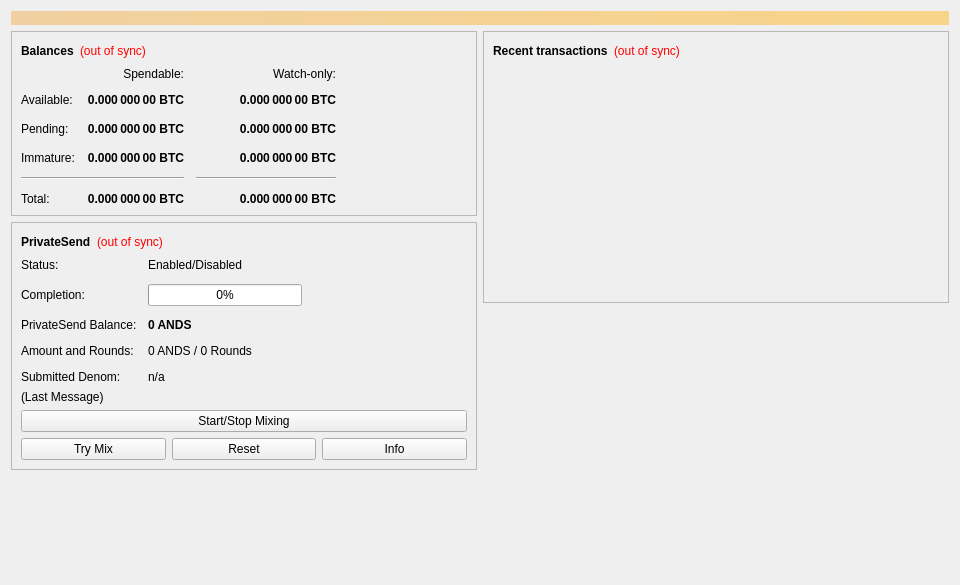
<?xml version="1.0" encoding="UTF-8"?>
<ui version="4.0">
 <class>OverviewPage</class>
 <widget class="QWidget" name="OverviewPage">
  <property name="geometry">
   <rect>
    <x>0</x>
    <y>0</y>
    <width>960</width>
    <height>585</height>
   </rect>
  </property>
  <property name="minimumSize">
   <size>
    <width>960</width>
    <height>0</height>
   </size>
  </property>
  <property name="windowTitle">
   <string>Form</string>
  </property>
  <layout class="QVBoxLayout" name="topLayout">
   <item>
    <widget class="QLabel" name="labelAlerts">
     <property name="visible">
      <bool>false</bool>
     </property>
     <property name="styleSheet">
      <string notr="true">QLabel { background-color: qlineargradient(x1: 0, y1: 0, x2: 1, y2: 0, stop:0 #F0D0A0, stop:1 #F8D488); color:#000000; }</string>
     </property>
     <property name="wordWrap">
      <bool>true</bool>
     </property>
     <property name="margin">
      <number>3</number>
     </property>
     <property name="textInteractionFlags">
      <set>Qt::TextSelectableByMouse</set>
     </property>
    </widget>
   </item>
   <item>
    <layout class="QHBoxLayout" name="horizontalLayout" stretch="1,1">
     <item>
      <layout class="QVBoxLayout" name="verticalLayout_2">
       <item>
        <widget class="QFrame" name="frame">
         <property name="frameShape">
          <enum>QFrame::StyledPanel</enum>
         </property>
         <property name="frameShadow">
          <enum>QFrame::Raised</enum>
         </property>
         <layout class="QVBoxLayout" name="verticalLayout_4">
          <item>
           <layout class="QHBoxLayout" name="horizontalLayout_4">
            <item>
             <widget class="QLabel" name="label_5">
              <property name="font">
               <font>
                <weight>75</weight>
                <bold>true</bold>
               </font>
              </property>
              <property name="text">
               <string>Balances</string>
              </property>
             </widget>
            </item>
            <item>
             <widget class="QLabel" name="labelWalletStatus">
              <property name="toolTip">
               <string>The displayed information may be out of date. Your wallet automatically synchronizes with the Anodos network after a connection is established, but this process has not completed yet.</string>
              </property>
              <property name="styleSheet">
               <string notr="true">QLabel { color: red; }</string>
              </property>
              <property name="text">
               <string notr="true">(out of sync)</string>
              </property>
              <property name="alignment">
               <set>Qt::AlignLeading|Qt::AlignLeft|Qt::AlignVCenter</set>
              </property>
             </widget>
            </item>
            <item>
             <spacer name="horizontalSpacer_3">
              <property name="orientation">
               <enum>Qt::Horizontal</enum>
              </property>
              <property name="sizeHint" stdset="0">
               <size>
                <width>40</width>
                <height>20</height>
               </size>
              </property>
             </spacer>
            </item>
           </layout>
          </item>
          <item>
           <layout class="QGridLayout" name="gridLayout">
            <property name="spacing">
             <number>12</number>
            </property>
            <item row="2" column="2">
             <widget class="QLabel" name="labelWatchPending">
              <property name="font">
               <font>
                <weight>75</weight>
                <bold>true</bold>
               </font>
              </property>
              <property name="cursor">
               <cursorShape>IBeamCursor</cursorShape>
              </property>
              <property name="toolTip">
               <string>Unconfirmed transactions to watch-only addresses</string>
              </property>
              <property name="text">
               <string notr="true">0.000 000 00 BTC</string>
              </property>
              <property name="alignment">
               <set>Qt::AlignRight|Qt::AlignTrailing|Qt::AlignVCenter</set>
              </property>
              <property name="textInteractionFlags">
               <set>Qt::LinksAccessibleByMouse|Qt::TextSelectableByKeyboard|Qt::TextSelectableByMouse</set>
              </property>
             </widget>
            </item>
            <item row="2" column="1">
             <widget class="QLabel" name="labelUnconfirmed">
              <property name="font">
               <font>
                <weight>75</weight>
                <bold>true</bold>
               </font>
              </property>
              <property name="cursor">
               <cursorShape>IBeamCursor</cursorShape>
              </property>
              <property name="toolTip">
               <string>Total of transactions that have yet to be confirmed, and do not yet count toward the spendable balance</string>
              </property>
              <property name="text">
               <string notr="true">0.000 000 00 BTC</string>
              </property>
              <property name="alignment">
               <set>Qt::AlignRight|Qt::AlignTrailing|Qt::AlignVCenter</set>
              </property>
              <property name="textInteractionFlags">
               <set>Qt::LinksAccessibleByMouse|Qt::TextSelectableByKeyboard|Qt::TextSelectableByMouse</set>
              </property>
             </widget>
            </item>
            <item row="3" column="2">
             <widget class="QLabel" name="labelWatchImmature">
              <property name="font">
               <font>
                <weight>75</weight>
                <bold>true</bold>
               </font>
              </property>
              <property name="cursor">
               <cursorShape>IBeamCursor</cursorShape>
              </property>
              <property name="toolTip">
               <string>Mined balance in watch-only addresses that has not yet matured</string>
              </property>
              <property name="text">
               <string notr="true">0.000 000 00 BTC</string>
              </property>
              <property name="alignment">
               <set>Qt::AlignRight|Qt::AlignTrailing|Qt::AlignVCenter</set>
              </property>
              <property name="textInteractionFlags">
               <set>Qt::LinksAccessibleByMouse|Qt::TextSelectableByKeyboard|Qt::TextSelectableByMouse</set>
              </property>
             </widget>
            </item>
            <item row="4" column="0" colspan="2">
             <widget class="Line" name="lineSpendableBalance">
              <property name="orientation">
               <enum>Qt::Horizontal</enum>
              </property>
             </widget>
            </item>
            <item row="4" column="2">
             <widget class="Line" name="lineWatchBalance">
              <property name="sizePolicy">
               <sizepolicy hsizetype="Preferred" vsizetype="Fixed">
                <horstretch>0</horstretch>
                <verstretch>0</verstretch>
               </sizepolicy>
              </property>
              <property name="minimumSize">
               <size>
                <width>140</width>
                <height>0</height>
               </size>
              </property>
              <property name="orientation">
               <enum>Qt::Horizontal</enum>
              </property>
             </widget>
            </item>
            <item row="5" column="0">
             <widget class="QLabel" name="labelTotalText">
              <property name="text">
               <string>Total:</string>
              </property>
             </widget>
            </item>
            <item row="3" column="1">
             <widget class="QLabel" name="labelImmature">
              <property name="font">
               <font>
                <weight>75</weight>
                <bold>true</bold>
               </font>
              </property>
              <property name="cursor">
               <cursorShape>IBeamCursor</cursorShape>
              </property>
              <property name="toolTip">
               <string>Mined balance that has not yet matured</string>
              </property>
              <property name="text">
               <string notr="true">0.000 000 00 BTC</string>
              </property>
              <property name="alignment">
               <set>Qt::AlignRight|Qt::AlignTrailing|Qt::AlignVCenter</set>
              </property>
              <property name="textInteractionFlags">
               <set>Qt::LinksAccessibleByMouse|Qt::TextSelectableByKeyboard|Qt::TextSelectableByMouse</set>
              </property>
             </widget>
            </item>
            <item row="2" column="3">
             <spacer name="horizontalSpacer_2">
              <property name="orientation">
               <enum>Qt::Horizontal</enum>
              </property>
              <property name="sizeHint" stdset="0">
               <size>
                <width>40</width>
                <height>20</height>
               </size>
              </property>
             </spacer>
            </item>
            <item row="3" column="0">
             <widget class="QLabel" name="labelImmatureText">
              <property name="text">
               <string>Immature:</string>
              </property>
             </widget>
            </item>
            <item row="5" column="1">
             <widget class="QLabel" name="labelTotal">
              <property name="font">
               <font>
                <weight>75</weight>
                <bold>true</bold>
               </font>
              </property>
              <property name="cursor">
               <cursorShape>IBeamCursor</cursorShape>
              </property>
              <property name="toolTip">
               <string>Your current total balance</string>
              </property>
              <property name="text">
               <string notr="true">0.000 000 00 BTC</string>
              </property>
              <property name="alignment">
               <set>Qt::AlignRight|Qt::AlignTrailing|Qt::AlignVCenter</set>
              </property>
              <property name="textInteractionFlags">
               <set>Qt::LinksAccessibleByMouse|Qt::TextSelectableByKeyboard|Qt::TextSelectableByMouse</set>
              </property>
             </widget>
            </item>
            <item row="5" column="2">
             <widget class="QLabel" name="labelWatchTotal">
              <property name="font">
               <font>
                <weight>75</weight>
                <bold>true</bold>
               </font>
              </property>
              <property name="cursor">
               <cursorShape>IBeamCursor</cursorShape>
              </property>
              <property name="toolTip">
               <string>Current total balance in watch-only addresses</string>
              </property>
              <property name="text">
               <string notr="true">0.000 000 00 BTC</string>
              </property>
              <property name="alignment">
               <set>Qt::AlignRight|Qt::AlignTrailing|Qt::AlignVCenter</set>
              </property>
              <property name="textInteractionFlags">
               <set>Qt::LinksAccessibleByMouse|Qt::TextSelectableByKeyboard|Qt::TextSelectableByMouse</set>
              </property>
             </widget>
            </item>
            <item row="0" column="2">
             <widget class="QLabel" name="labelWatchonly">
              <property name="text">
               <string>Watch-only:</string>
              </property>
              <property name="alignment">
               <set>Qt::AlignRight|Qt::AlignTrailing|Qt::AlignVCenter</set>
              </property>
             </widget>
            </item>
            <item row="1" column="0">
             <widget class="QLabel" name="labelBalanceText">
              <property name="text">
               <string>Available:</string>
              </property>
             </widget>
            </item>
            <item row="1" column="1">
             <widget class="QLabel" name="labelBalance">
              <property name="font">
               <font>
                <weight>75</weight>
                <bold>true</bold>
               </font>
              </property>
              <property name="cursor">
               <cursorShape>IBeamCursor</cursorShape>
              </property>
              <property name="toolTip">
               <string>Your current spendable balance</string>
              </property>
              <property name="text">
               <string notr="true">0.000 000 00 BTC</string>
              </property>
              <property name="alignment">
               <set>Qt::AlignRight|Qt::AlignTrailing|Qt::AlignVCenter</set>
              </property>
              <property name="textInteractionFlags">
               <set>Qt::LinksAccessibleByMouse|Qt::TextSelectableByKeyboard|Qt::TextSelectableByMouse</set>
              </property>
             </widget>
            </item>
            <item row="1" column="2">
             <widget class="QLabel" name="labelWatchAvailable">
              <property name="font">
               <font>
                <weight>75</weight>
                <bold>true</bold>
               </font>
              </property>
              <property name="cursor">
               <cursorShape>IBeamCursor</cursorShape>
              </property>
              <property name="toolTip">
               <string>Your current balance in watch-only addresses</string>
              </property>
              <property name="text">
               <string notr="true">0.000 000 00 BTC</string>
              </property>
              <property name="alignment">
               <set>Qt::AlignRight|Qt::AlignTrailing|Qt::AlignVCenter</set>
              </property>
              <property name="textInteractionFlags">
               <set>Qt::LinksAccessibleByMouse|Qt::TextSelectableByKeyboard|Qt::TextSelectableByMouse</set>
              </property>
             </widget>
            </item>
            <item row="2" column="0">
             <widget class="QLabel" name="labelPendingText">
              <property name="text">
               <string>Pending:</string>
              </property>
             </widget>
            </item>
            <item row="0" column="1">
             <widget class="QLabel" name="labelSpendable">
              <property name="text">
               <string>Spendable:</string>
              </property>
              <property name="alignment">
               <set>Qt::AlignRight|Qt::AlignTrailing|Qt::AlignVCenter</set>
              </property>
             </widget>
            </item>
           </layout>
          </item>
         </layout>
        </widget>
       </item>
       <item>
        <widget class="QFrame" name="framePrivateSend">
         <property name="layoutDirection">
          <enum>Qt::LeftToRight</enum>
         </property>
         <property name="frameShape">
          <enum>QFrame::StyledPanel</enum>
         </property>
         <property name="frameShadow">
          <enum>QFrame::Raised</enum>
         </property>
         <layout class="QVBoxLayout" name="VerticalLayout_PS1">
          <item>
           <layout class="QHBoxLayout" name="horizontalLayout_5">
            <item>
             <widget class="QLabel" name="labelPrivateSendHeader">
              <property name="font">
               <font>
                <weight>75</weight>
                <bold>true</bold>
               </font>
              </property>
              <property name="text">
               <string>PrivateSend</string>
              </property>
             </widget>
            </item>
            <item>
             <widget class="QLabel" name="labelPrivateSendSyncStatus">
              <property name="toolTip">
               <string>The displayed information may be out of date. Your wallet automatically synchronizes with the Anodos network after a connection is established, but this process has not completed yet.</string>
              </property>
              <property name="styleSheet">
               <string notr="true">QLabel { color: red; }</string>
              </property>
              <property name="text">
               <string notr="true">(out of sync)</string>
              </property>
              <property name="alignment">
               <set>Qt::AlignLeading|Qt::AlignLeft|Qt::AlignVCenter</set>
              </property>
             </widget>
            </item>
            <item>
             <spacer name="horizontalSpacer_4">
              <property name="orientation">
               <enum>Qt::Horizontal</enum>
              </property>
              <property name="sizeHint" stdset="0">
               <size>
                <width>40</width>
                <height>20</height>
               </size>
              </property>
             </spacer>
            </item>
           </layout>
          </item>
          <item>
           <layout class="QFormLayout" name="privateSendFormLayout">
            <property name="fieldGrowthPolicy">
             <enum>QFormLayout::AllNonFixedFieldsGrow</enum>
            </property>
            <property name="horizontalSpacing">
             <number>11</number>
            </property>
            <property name="verticalSpacing">
             <number>12</number>
            </property>
            <item row="0" column="0">
             <widget class="QLabel" name="labelPrivateSendEnabledText">
              <property name="text">
               <string>Status:</string>
              </property>
             </widget>
            </item>
            <item row="0" column="1">
             <widget class="QLabel" name="labelPrivateSendEnabled">
              <property name="text">
               <string>Enabled/Disabled</string>
              </property>
             </widget>
            </item>
            <item row="1" column="0">
             <widget class="QLabel" name="labelCompletitionText">
              <property name="text">
               <string>Completion:</string>
              </property>
             </widget>
            </item>
            <item row="1" column="1">
             <widget class="QProgressBar" name="privateSendProgress">
              <property name="maximumSize">
               <size>
                <width>154</width>
                <height>16777215</height>
               </size>
              </property>
              <property name="value">
               <number>0</number>
              </property>
             </widget>
            </item>
            <item row="2" column="0">
             <widget class="QLabel" name="labelAnonymizedText">
              <property name="text">
               <string>PrivateSend Balance:</string>
              </property>
             </widget>
            </item>
            <item row="2" column="1">
             <widget class="QLabel" name="labelAnonymized">
              <property name="font">
               <font>
                <weight>75</weight>
                <bold>true</bold>
               </font>
              </property>
              <property name="text">
               <string notr="true">0 ANDS</string>
              </property>
             </widget>
            </item>
            <item row="3" column="0">
             <widget class="QLabel" name="labelAmountAndRoundsText">
              <property name="text">
               <string>Amount and Rounds:</string>
              </property>
             </widget>
            </item>
            <item row="3" column="1">
             <widget class="QLabel" name="labelAmountRounds">
              <property name="text">
               <string>0 ANDS / 0 Rounds</string>
              </property>
             </widget>
            </item>
            <item row="4" column="0">
             <widget class="QLabel" name="labelSubmittedDenomText">
              <property name="text">
               <string>Submitted Denom:</string>
              </property>
             </widget>
            </item>
            <item row="4" column="1">
             <widget class="QLabel" name="labelSubmittedDenom">
              <property name="toolTip">
               <string>The denominations you submitted to the Masternode.&lt;br&gt;To mix, other users must submit the exact same denominations.</string>
              </property>
              <property name="text">
               <string>n/a</string>
              </property>
             </widget>
            </item>
           </layout>
          </item>
          <item>
           <layout class="QVBoxLayout" name="VerticalLayout_PS">
            <item>
             <widget class="QLabel" name="labelPrivateSendLastMessage">
              <property name="text">
               <string>(Last Message)</string>
              </property>
              <property name="alignment">
               <set>Qt::AlignLeading|Qt::AlignLeft|Qt::AlignTop</set>
              </property>
              <property name="wordWrap">
               <bool>true</bool>
              </property>
             </widget>
            </item>
            <item>
             <widget class="QPushButton" name="togglePrivateSend">
              <property name="sizePolicy">
               <sizepolicy hsizetype="MinimumExpanding" vsizetype="Fixed">
                <horstretch>0</horstretch>
                <verstretch>0</verstretch>
               </sizepolicy>
              </property>
              <property name="text">
               <string>Start/Stop Mixing</string>
              </property>
             </widget>
            </item>
            <item>
             <layout class="QHBoxLayout" name="horizontalLayout_debugbuttons">
              <item>
               <widget class="QPushButton" name="privateSendAuto">
                <property name="sizePolicy">
                 <sizepolicy hsizetype="MinimumExpanding" vsizetype="Fixed">
                  <horstretch>0</horstretch>
                  <verstretch>0</verstretch>
                 </sizepolicy>
                </property>
                <property name="toolTip">
                 <string>Try to manually submit a PrivateSend request.</string>
                </property>
                <property name="text">
                 <string>Try Mix</string>
                </property>
               </widget>
              </item>
              <item>
               <widget class="QPushButton" name="privateSendReset">
                <property name="sizePolicy">
                 <sizepolicy hsizetype="MinimumExpanding" vsizetype="Fixed">
                  <horstretch>0</horstretch>
                  <verstretch>0</verstretch>
                 </sizepolicy>
                </property>
                <property name="toolTip">
                 <string>Reset the current status of PrivateSend (can interrupt PrivateSend if it's in the process of Mixing, which can cost you money!)</string>
                </property>
                <property name="autoFillBackground">
                 <bool>false</bool>
                </property>
                <property name="text">
                 <string>Reset</string>
                </property>
               </widget>
              </item>
              <item>
               <widget class="QPushButton" name="privateSendInfo">
                <property name="sizePolicy">
                 <sizepolicy hsizetype="MinimumExpanding" vsizetype="Fixed">
                  <horstretch>0</horstretch>
                  <verstretch>0</verstretch>
                 </sizepolicy>
                </property>
                <property name="toolTip">
                 <string>Information about PrivateSend and Mixing</string>
                </property>
                <property name="text">
                 <string>Info</string>
                </property>
               </widget>
              </item>
             </layout>
            </item>
           </layout>
          </item>
         </layout>
        </widget>
       </item>
       <item>
        <spacer name="verticalSpacer">
         <property name="orientation">
          <enum>Qt::Vertical</enum>
         </property>
         <property name="sizeHint" stdset="0">
          <size>
           <width>20</width>
           <height>40</height>
          </size>
         </property>
        </spacer>
       </item>
      </layout>
     </item>
     <item>
      <layout class="QVBoxLayout" name="verticalLayout_3">
       <item>
        <widget class="QFrame" name="frame_2">
         <property name="frameShape">
          <enum>QFrame::StyledPanel</enum>
         </property>
         <property name="frameShadow">
          <enum>QFrame::Raised</enum>
         </property>
         <layout class="QVBoxLayout" name="verticalLayout">
          <item>
           <layout class="QHBoxLayout" name="horizontalLayout_2">
            <item>
             <widget class="QLabel" name="label_4">
              <property name="font">
               <font>
                <weight>75</weight>
                <bold>true</bold>
               </font>
              </property>
              <property name="text">
               <string>Recent transactions</string>
              </property>
             </widget>
            </item>
            <item>
             <widget class="QLabel" name="labelTransactionsStatus">
              <property name="toolTip">
               <string>The displayed information may be out of date. Your wallet automatically synchronizes with the Anodos network after a connection is established, but this process has not completed yet.</string>
              </property>
              <property name="styleSheet">
               <string notr="true">QLabel { color: red; }</string>
              </property>
              <property name="text">
               <string notr="true">(out of sync)</string>
              </property>
              <property name="alignment">
               <set>Qt::AlignLeading|Qt::AlignLeft|Qt::AlignVCenter</set>
              </property>
             </widget>
            </item>
            <item>
             <spacer name="horizontalSpacer">
              <property name="orientation">
               <enum>Qt::Horizontal</enum>
              </property>
              <property name="sizeHint" stdset="0">
               <size>
                <width>40</width>
                <height>20</height>
               </size>
              </property>
             </spacer>
            </item>
           </layout>
          </item>
          <item>
           <widget class="QListView" name="listTransactions">
            <property name="styleSheet">
             <string notr="true">QListView { background: transparent; }</string>
            </property>
            <property name="frameShape">
             <enum>QFrame::NoFrame</enum>
            </property>
            <property name="verticalScrollBarPolicy">
             <enum>Qt::ScrollBarAlwaysOff</enum>
            </property>
            <property name="horizontalScrollBarPolicy">
             <enum>Qt::ScrollBarAlwaysOff</enum>
            </property>
            <property name="selectionMode">
             <enum>QAbstractItemView::NoSelection</enum>
            </property>
           </widget>
          </item>
         </layout>
        </widget>
       </item>
       <item>
        <spacer name="verticalSpacer_2">
         <property name="orientation">
          <enum>Qt::Vertical</enum>
         </property>
         <property name="sizeHint" stdset="0">
          <size>
           <width>20</width>
           <height>40</height>
          </size>
         </property>
        </spacer>
       </item>
      </layout>
     </item>
    </layout>
   </item>
  </layout>
 </widget>
 <resources/>
 <connections/>
</ui>
